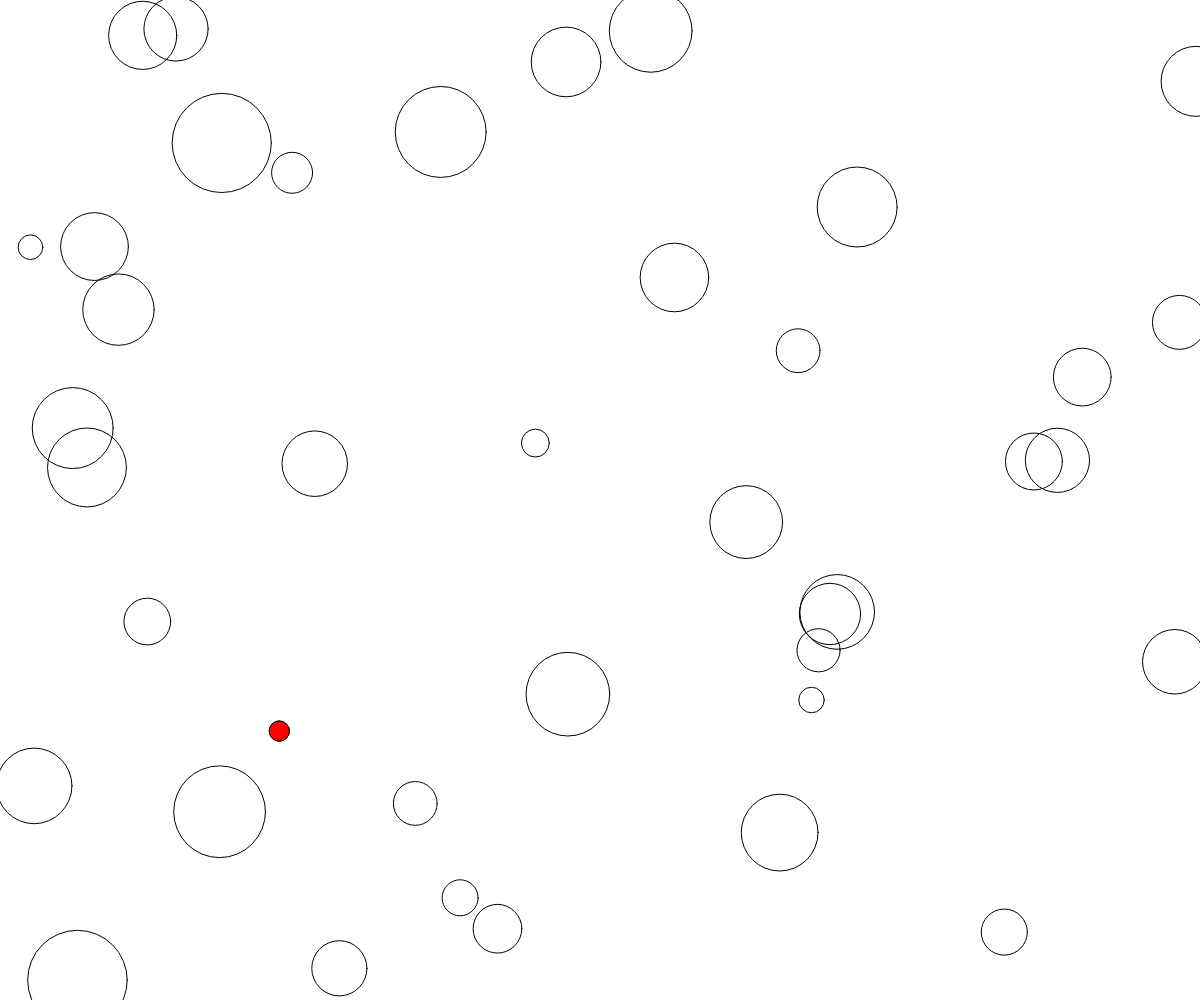
Frame 1 (no input)
Frame 60 (no input): identical to frame 1, image omitted
Frame 120 (the mouse pressed at the canvas centre since frame 60): identical to frame 1, image omitted

The p5.js sketch that drew this single still picture (run headless with seeded random() and noise() and a simulated clock; from frame 60 on, the mouse is pressed at the canvas centre):

// p5.js sketch
// ── sketch.js
// FInd the smallest circle
// Joy Min
// October 1, 2025

let NUM_CIRCLES = 40

function setup() {
  createCanvas(windowWidth, windowHeight);
  drawcircle()
}

function draw() {
  //background(220);
}

function drawcircle(){
  // draw som erandom circles
  noFill();
  let smallestDiameter = Infinity;
  let smallestX;
  let smallestY;
  for (let i = 0; i < NUM_CIRCLES; i++){
    let x = random(0, width);
    let y = random(0, height)
    let d = random(20, 100)

    if(d < smallestDiameter){
      smallestDiameter = d;
      smallestX = x;
      smallestY = y;
    }

    circle(x, y, d);
  }
  // at this point we should have acess
  // to the smallest circle
  fill(255,0,0);
  circle(smallestX, smallestY, smallestDiameter)
}
